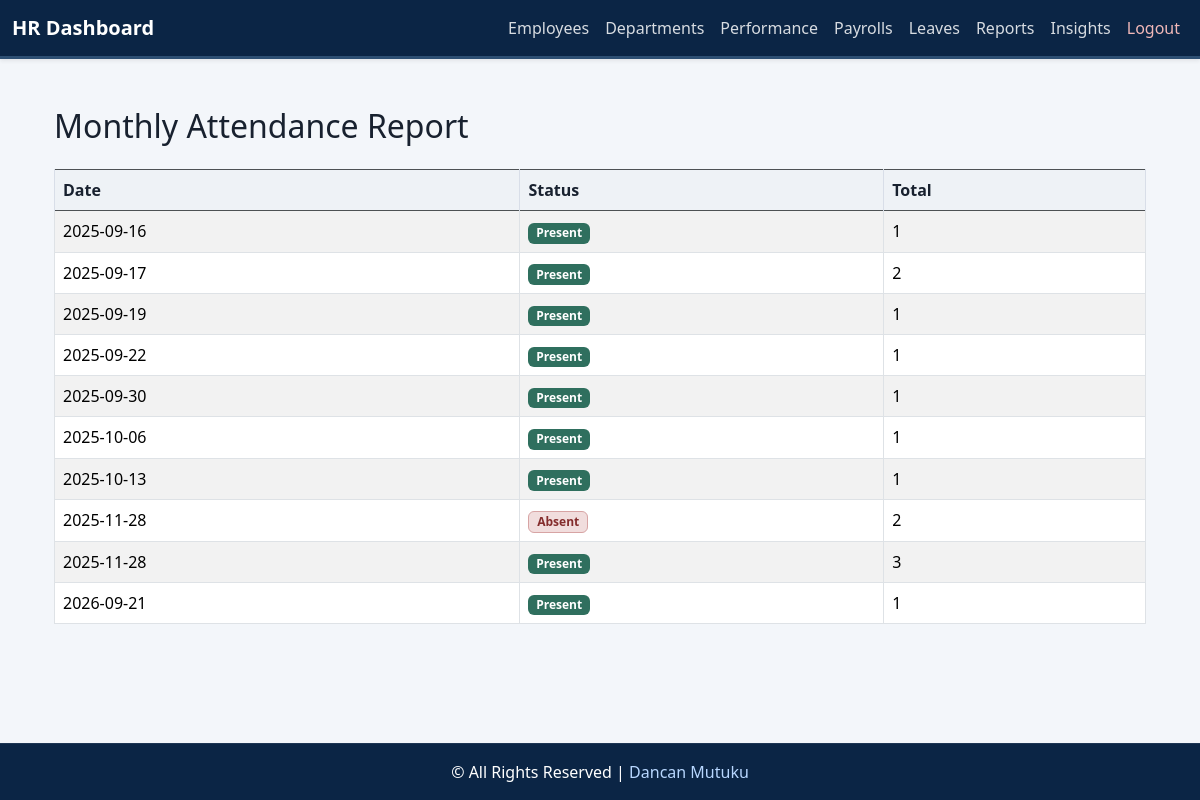
Screenshot of /employee/hr/reports/attendance/ (signed in) with the database file from the repository.
### core/models.py (models this page shows, shortened)
class Attendance(models.Model):
    employee = models.ForeignKey(Employee, on_delete=models.CASCADE, related_name='attendance')
    date = models.DateField(auto_now_add=True)
    check_in = models.TimeField(null=True, blank=True)
    check_out = models.TimeField(null=True, blank=True)
    STATUS_CHOICES = [('Present', 'Present'), ('Absent', 'Absent'), ('Leave', 'Leave')]
    status = models.CharField(max_length=10, choices=STATUS_CHOICES, default='Present')

### core/views.py (the view)
# urls.py: path("hr/reports/attendance/", views.attendance_report, name="attendance_report"),
@login_required
@group_required('HR')
def attendance_report(request):
    data = Attendance.objects.values('date', 'status').annotate(total=models.Count('id')).order_by('date')
    return render(request, "reports/attendance_report.html", {"data": data})

### core/templates/reports/attendance_report.html
{% extends "base_hr.html" %}
{% block content %}
<div class="container mt-4">
    <h2 class="mb-4">Monthly Attendance Report</h2>
    {% if data %}
    <div class="table-responsive">
        <table class="table table-striped table-bordered table-hover align-middle">
            <thead class="table-dark">
                <tr>
                    <th>Date</th>
                    <th>Status</th>
                    <th>Total</th>
                </tr>
            </thead>
            <tbody>
                {% for row in data %}
                <tr>
                    <td>{{ row.date|date:"Y-m-d" }}</td>
                    <td>
                        <span class="badge
                            {% if row.status == 'Present' %}bg-success
                            {% elif row.status == 'Absent' %}bg-danger
                            {% elif row.status == 'Leave' %}bg-warning text-dark
                            {% else %}bg-secondary{% endif %}">
                            {{ row.status }}
                        </span>
                    </td>
                    <td>{{ row.total }}</td>
                </tr>
                {% endfor %}
            </tbody>
        </table>
    </div>
    {% else %}
    <div class="alert alert-info text-center">
        No attendance data available for this month.
    </div>
    {% endif %}
</div>
{% endblock %}

### core/templates/base_hr.html (style rules this page uses)
:root { --brand: #12355b; --brand-dark: #0b2545; --brand-mid: #2d4f73; --brand-soft: #e8eef5; --success: #2f6f5e; --warning: #b7791f; --danger: #a33a3a; --info: #4f718b; --neutral: #5f6b7a; --page: #f3f6fa; --surface: #ffffff; --border: #d8dee8; --text: #18212f; --muted: #637083; }
body { min-height: 100vh; display: flex; flex-direction: column; font-family: "Segoe UI", Tahoma, Geneva, Verdana, sans-serif; background-color: var(--page); color: var(--text); }
.bg-primary, .bg-info, .bg-success, .bg-warning { background-color: var(--brand) !important; color: #fff !important; }
.bg-danger { background-color: var(--danger) !important; color: #fff !important; }
.badge { border-radius: 6px; font-weight: 600; }
.badge.bg-success { background-color: var(--success) !important; }
.badge.bg-danger { background-color: #f1dddd !important; color: #842c2c !important; border: 1px solid #d7a4a4; }
.table-light th, .table thead th { background-color: #eef2f6 !important; color: var(--text); border-color: var(--border); }
.table-responsive { -webkit-overflow-scrolling: touch; }

### rows the page displays
Attendance: date "2025-09-16", status "Present", total "1"
Attendance: date "2025-09-17", status "Present", total "2"
Attendance: date "2025-09-19", status "Present", total "1"
Attendance: date "2025-09-22", status "Present", total "1"
Attendance: date "2025-09-30", status "Present", total "1"
Attendance: date "2025-10-06", status "Present", total "1"
Attendance: date "2025-10-13", status "Present", total "1"

### other values shown
{{ row.date|date:"Y-m-d" }} "2025-11-28" "2025-11-28" "2026-09-21"
{{ row.status }} "Absent" "Present" "Present"
{{ row.total }} "2" "3" "1"
